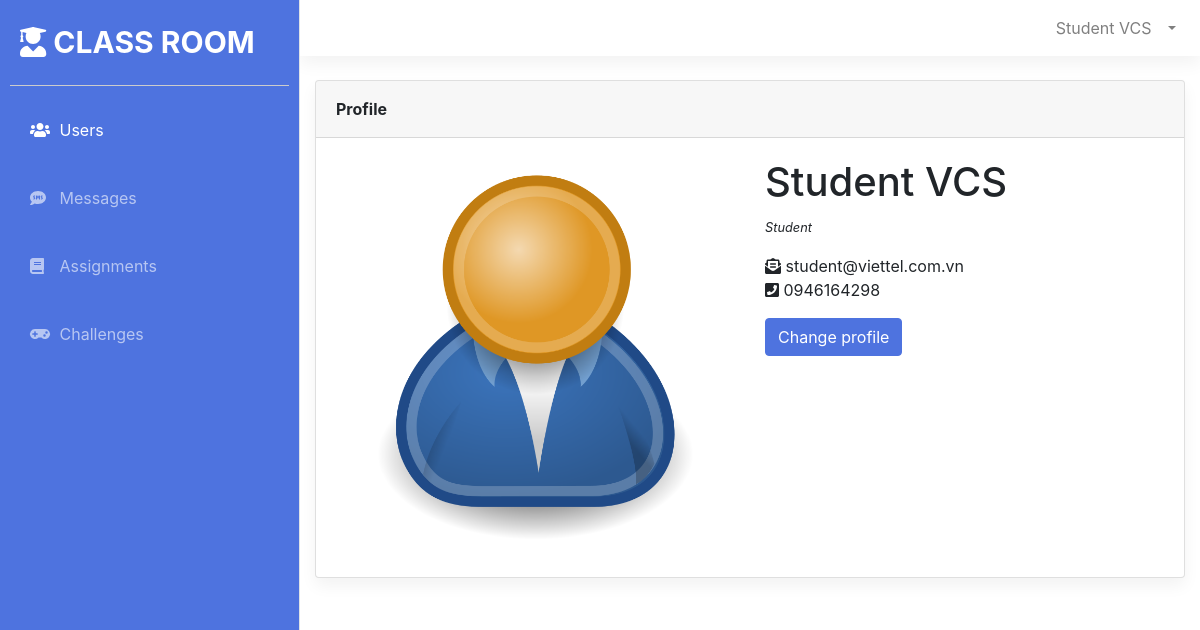
/public/views/Profile.php (signed in), run on the app's committed database.
### tables this page shows
CREATE TABLE `Users` (
  `UserID` int NOT NULL AUTO_INCREMENT,
  `UserName` text NOT NULL,
  `Password` text NOT NULL,
  `FullName` text NOT NULL,
  `PhoneNumber` text NOT NULL,
  `Email` text NOT NULL,
  `Role` int NOT NULL,
  PRIMARY KEY (`UserID`),
  KEY `Role` (`Role`),
  KEY `Role_2` (`Role`),
  CONSTRAINT `ROLE_FK` FOREIGN KEY (`Role`) REFERENCES `Roles` (`RoleID`) ON DELETE CASCADE
);

### admin/dbconnect/dbconnection.php (called while the page is built, shortened)
<?php
class DBConnect {
    function InitConnect() {
        $DB_SERVER='127.0.0.1';
        $DB_USERNAME='root';
        $DB_PASSWORD='cTSChE86a7u8';
        $DB_NAME='StudentManagement';
        $link = mysqli_connect($DB_SERVER, $DB_USERNAME, $DB_PASSWORD, $DB_NAME);
        return $link;
    }
}

### admin/controllers/UserController.php (called while the page is built, shortened)
<?php
require_once '../../admin/dbconnect/dbconnection.php';
require_once '../../admin/models/User.php';
class UserController
{
    private $link;
    function __construct()
    {
        $dbconnect = new DBConnect();
        $this->link = $dbconnect->InitConnect();
    }
    function GetUserById($userId)
    {
        $sql = "SELECT * FROM Users WHERE UserID={$userId}";
        if ($stmt = mysqli_prepare($this->link, $sql)) {
            if (mysqli_stmt_execute($stmt)) {
                mysqli_stmt_store_result($stmt);
                if (mysqli_stmt_num_rows($stmt) == 1) {
                    mysqli_stmt_bind_result($stmt, $id, $username, $password, $fullname, $phonenumber, $email, $role);
                    if (mysqli_stmt_fetch($stmt)) {
                        $user = new User();
                        $user->setUserID($id);
                        $user->setUserName($username);
                        $user->setPassword($password);
                        $user->setFullName($fullname);
                        $user->setPhoneNumber($phonenumber);
                        $user->setEmail($email);
                        $user->setRole($role);
                        return $user;
                    }
                } else {
                    mysqli_stmt_close($stmt);
                    return null;
                }
            } else {
                mysqli_stmt_close($stmt);
                return null;
            }
        }
    }
}

### admin/models/User.php (called while the page is built, shortened)
<?php
class User {
    private $FullName;
    private $PhoneNumber;
    private $Email;
    private $Role;
    function getRole() {
        return $this->Role;
    }
    function setRole($Role): void {
        $this->Role = $Role;
    }
    function getFullName() {
        return $this->FullName;
    }
    function getPhoneNumber() {
        return $this->PhoneNumber;
    }
    function getEmail() {
        return $this->Email;
    }
    function setFullName($FullName): void {
        $this->FullName = $FullName;
    }
    function setPhoneNumber($PhoneNumber): void {
        $this->PhoneNumber = $PhoneNumber;
    }
    function setEmail($Email): void {
        $this->Email = $Email;
    }
}

### public/views/Profile.php (the view, shortened to what this page needs)
<?php
require_once '../../admin/controllers/UserController.php';
require_once '../../admin/models/User.php';
if ($_SERVER["REQUEST_METHOD"] == "GET") {
    $userId = $_SESSION["id"];
    $controller = new UserController();
    $rs = $controller->GetUserById($userId);
}
?>
<!DOCTYPE html>
<html lang="en">
<head>
    <link href="../lib/bootstrap/css/bootstrap.min.css" rel="stylesheet" type="text/css">
    <link href="../css/sidebar.css" rel="stylesheet">
    <link href="../css/detailuser.css" rel="stylesheet">
</head>
<body>
    <div class="d-flex" id="wrapper">
        <?php include 'commons/Sidebar.php' ?>
        <div id="page-content-wrapper">
            <div id="content-wrapper" class="d-flex flex-column">
                <div id="content">
                    <?php include 'commons/Navtop.php' ?>
                    <div class="container">
                        <div class="card shadow mb-4">
                            <div class="card-header py-3">
                                <span class="m-0 font-weight-bold">Profile</span>
                            </div>
                            <div class="card-body">
                                <div class="row">
                                    <div class="col">
                                        <img style="width: 100%;" src="../assets/images/user_icon.png" alt="" class="img-rounded img-responsive" />
                                    </div>
                                    <div class="col">
                                        <blockquote>
                                            <h1><?php echo $rs->getFullName() ?></h1> <small><cite title="Source Title">
                                                    <?php
                                                    if ($rs->getRole() == 2) {
                                                        echo "Teacher";
                                                    } else {
                                                        echo "Student";
                                                    }
                                                    ?>
                                                </cite></small>
                                        </blockquote>
                                        <p>
                                            <i class="fas fa-envelope-open-text"></i> <?php echo $rs->getEmail() ?>
                                            <br /> <i class="fas fa-phone-square"></i> <?php echo $rs->getPhoneNumber() ?>
                                        </p>
                                        <a class="btn btn-primary" href="#" role="button" data-toggle="modal" data-target="#changeProfileModal">Change profile</a>
                                    </div>
                                </div>
                            </div>
                        </div>
                    </div>
                </div>
            </div>
        </div>
    </div>
</body>
</html>

### public/css/sidebar.css (style rules this page uses)
:root { --main-bg-color: #4e73df; }
#wrapper { overflow-x: hidden; }
#page-content-wrapper { min-width: 100vw; margin-left: 300px; }
@media (min-width: 768px) { #page-content-wrapper { min-width: 0; width: 100%; } }
.shadow { box-shadow: 0 0.5rem 1rem rgba(0, 0, 0, 0.05) !important; }
body { font-size: 16px!important; font-family: "Nunito", -apple-system,system-ui,BlinkMacSystemFont,"Segoe UI",Roboto,"Helvetica Neue",Arial,sans-serif, "Apple Color Emoji","Segoe UI Emoji","Segoe UI Symbol","Noto Color Emoji"; }
.btn { font-size: 16px!important; }
.btn-primary { background-color: var(--main-bg-color); outline-color: var(--main-bg-color); border: 1px solid var(--main-bg-color); }

### data on the page
users: FullName "Student VCS", Email "student@viettel.com.vn", PhoneNumber "0946164298"

### other printed values
$_SESSION["fullname"] "Student VCS"
